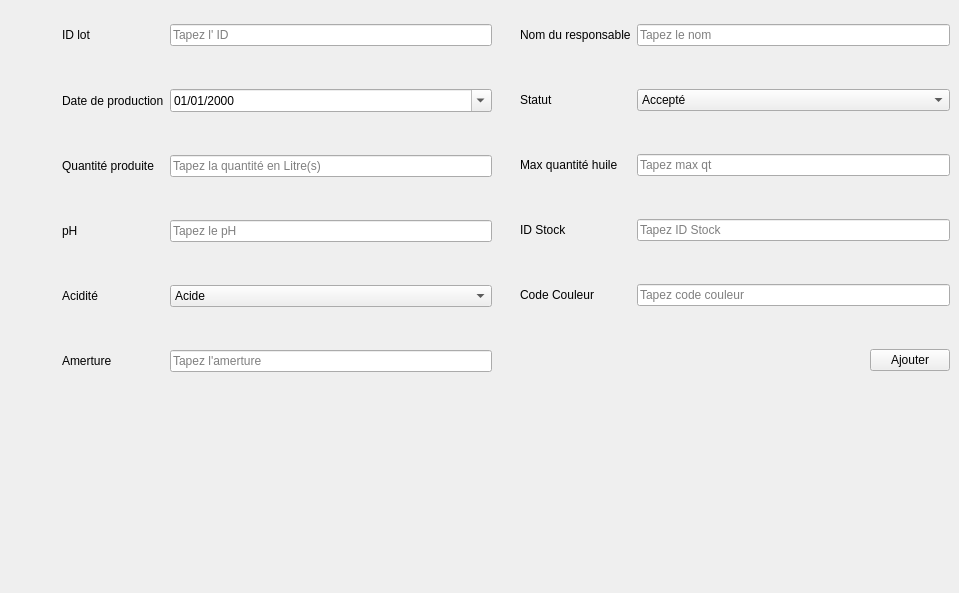
          <widget class="QWidget" name="ajouthuile">
           <widget class="QWidget" name="formLayoutWidget_4">
            <property name="geometry">
             <rect>
              <x>520</x>
              <y>24</y>
              <width>430</width>
              <height>560</height>
             </rect>
            </property>
            <layout class="QFormLayout" name="formLayout_4">
             <property name="verticalSpacing">
              <number>43</number>
             </property>
             <item row="0" column="0">
              <widget class="QLabel" name="nomresponsableLabel">
               <property name="text">
                <string>Nom du responsable</string>
               </property>
              </widget>
             </item>
             <item row="0" column="1">
              <widget class="QLineEdit" name="nomresponsableLineEdit">
               <property name="placeholderText">
                <string>Tapez le nom</string>
               </property>
              </widget>
             </item>
             <item row="1" column="0">
              <widget class="QLabel" name="statutLabel">
               <property name="text">
                <string>Statut</string>
               </property>
              </widget>
             </item>
             <item row="1" column="1">
              <widget class="QComboBox" name="statutComboBox">
               <item>
                <property name="text">
                 <string>Accepté</string>
                </property>
               </item>
               <item>
                <property name="text">
                 <string>En cours</string>
                </property>
               </item>
               <item>
                <property name="text">
                 <string>rejeté</string>
                </property>
               </item>
              </widget>
             </item>
             <item row="2" column="0">
              <widget class="QLabel" name="maxqtLabel">
               <property name="text">
                <string>Max quantité huile</string>
               </property>
              </widget>
             </item>
             <item row="2" column="1">
              <widget class="QLineEdit" name="maxqtLineEdit">
               <property name="placeholderText">
                <string>Tapez max qt</string>
               </property>
              </widget>
             </item>
             <item row="3" column="0">
              <widget class="QLabel" name="tempLabel">
               <property name="text">
                <string>ID Stock</string>
               </property>
              </widget>
             </item>
             <item row="3" column="1">
              <widget class="QLineEdit" name="idstockLineEdit">
               <property name="placeholderText">
                <string>Tapez ID Stock</string>
               </property>
              </widget>
             </item>
             <item row="4" column="0">
              <widget class="QLabel" name="codecouleurLabel">
               <property name="text">
                <string>Code Couleur</string>
               </property>
              </widget>
             </item>
             <item row="4" column="1">
              <widget class="QLineEdit" name="codecouleurLineEdit">
               <property name="placeholderText">
                <string>Tapez code couleur</string>
               </property>
              </widget>
             </item>
             <item row="5" column="1">
              <layout class="QHBoxLayout" name="qjouterhuile">
               <item>
                <spacer name="horizontalSpacer_ajouterhuile">
                 <property name="orientation">
                  <enum>Qt::Orientation::Horizontal</enum>
                 </property>
                 <property name="sizeHint" stdset="0">
                  <size>
                   <width>40</width>
                   <height>20</height>
                  </size>
                 </property>
                </spacer>
               </item>
               <item>
                <widget class="QPushButton" name="ajouterHuileBtn">
                 <property name="text">
                  <string>Ajouter</string>
                 </property>
                 <property name="icon">
                  <iconset resource="img.qrc">
                   <normaloff>:/img/export.svg</normaloff>:/img/export.svg</iconset>
                 </property>
                 <property name="iconSize">
                  <size>
                   <width>18</width>
                   <height>18</height>
                  </size>
                 </property>
                </widget>
               </item>
              </layout>
             </item>
            </layout>
           </widget>
           <widget class="QWidget" name="formLayoutWidget_5">
            <property name="geometry">
             <rect>
              <x>62</x>
              <y>24</y>
              <width>430</width>
              <height>560</height>
             </rect>
            </property>
            <layout class="QFormLayout" name="formLayout_5">
             <property name="verticalSpacing">
              <number>43</number>
             </property>
             <item row="0" column="0">
              <widget class="QLabel" name="idlotLabel">
               <property name="text">
                <string>ID lot</string>
               </property>
              </widget>
             </item>
             <item row="0" column="1">
              <widget class="QLineEdit" name="idlotLineEdit">
               <property name="readOnly">
                <bool>true</bool>
               </property>
               <property name="placeholderText">
                <string>Tapez l' ID</string>
               </property>
              </widget>
             </item>
             <item row="1" column="0">
              <widget class="QLabel" name="dateprodLabel">
               <property name="text">
                <string>Date de production</string>
               </property>
              </widget>
             </item>
             <item row="1" column="1">
              <widget class="QDateEdit" name="dateprodDateEdit">
               <property name="displayFormat">
                <string>dd/MM/yyyy</string>
               </property>
               <property name="calendarPopup">
                <bool>true</bool>
               </property>
              </widget>
             </item>
             <item row="2" column="0">
              <widget class="QLabel" name="quantiteLabel">
               <property name="text">
                <string>Quantité produite</string>
               </property>
              </widget>
             </item>
             <item row="2" column="1">
              <widget class="QLineEdit" name="quantiteLineEdit">
               <property name="placeholderText">
                <string>Tapez la quantité en Litre(s)</string>
               </property>
              </widget>
             </item>
             <item row="3" column="0">
              <widget class="QLabel" name="phLabel">
               <property name="text">
                <string>pH</string>
               </property>
              </widget>
             </item>
             <item row="3" column="1">
              <widget class="QLineEdit" name="phLineEdit">
               <property name="placeholderText">
                <string>Tapez le pH</string>
               </property>
              </widget>
             </item>
             <item row="4" column="0">
              <widget class="QLabel" name="aciditeLabel">
               <property name="text">
                <string>Acidité</string>
               </property>
              </widget>
             </item>
             <item row="4" column="1">
              <widget class="QComboBox" name="aciditeComboBox">
               <item>
                <property name="text">
                 <string>Acide</string>
                </property>
               </item>
               <item>
                <property name="text">
                 <string>Basique</string>
                </property>
               </item>
               <item>
                <property name="text">
                 <string>Neutre</string>
                </property>
               </item>
              </widget>
             </item>
             <item row="5" column="0">
              <widget class="QLabel" name="amertureLabel">
               <property name="text">
                <string>Amerture</string>
               </property>
              </widget>
             </item>
             <item row="5" column="1">
              <widget class="QLineEdit" name="amertureLineEdit">
               <property name="placeholderText">
                <string>Tapez l'amerture</string>
               </property>
              </widget>
             </item>
             <item row="6" column="1">
              <widget class="QLabel" name="typeamerture">
               <property name="text">
                <string />
               </property>
              </widget>
             </item>
            </layout>
           </widget>
          </widget>
